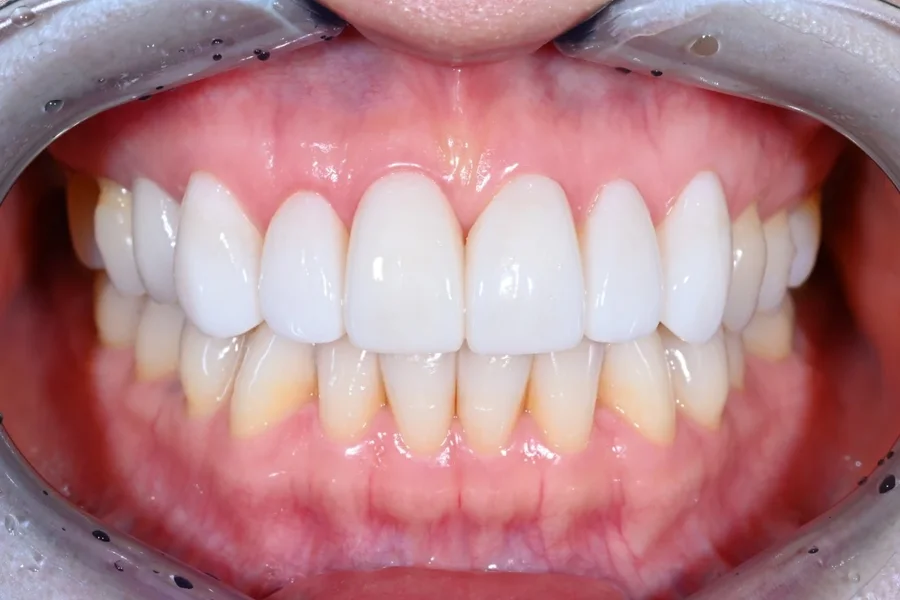
#> input picture assets/hp-studio/estar/d2c009A.webp, 900 x 600 px, given in place of tmjDevice.jpg, which was not available
$ python make2.py
#> lines starting #> are read from the running program, lines starting #| are printed output that depends on the picture
import numpy as np, subprocess
from PIL import Image, ImageFilter, ImageOps, ImageEnhance
W,H,FPS=1920,1080,30; SCN=5.0; XF=1.2
CW,CH=2112,1188  # canvas 1.1x
def comp(im, fill=0.92):
#> called with fill = 1
    im=im.convert('RGB')
#> im: PIL image 3600x2100 RGB; every value is 0
    bg=ImageOps.fit(im,(CW,CH),Image.LANCZOS).filter(ImageFilter.GaussianBlur(42))
#> bg: PIL image 2112x1188 RGB; every value is 0
    bg=ImageEnhance.Brightness(bg).enhance(.62)
    k=min(CW*fill/im.width, CH*fill/im.height); w,h=int(im.width*k),int(im.height*k)
#> after `k = min(CW * fill / im.width, CH * fill / im.height)`: k = 0.566
#> after `w, h = (int(im.width * k), int(im.height * k))`: w = 2036; h = 1188
    fg=im.resize((w,h),Image.LANCZOS).filter(ImageFilter.UnsharpMask(1.4,45,2))
#> fg: PIL image 2036x1188 RGB; every value is 0
    m=np.ones((h,w),np.float32); f=int(min(w,h)*.10)
#> after `f = int(min(w, h) * 0.1)`: f = 118
    r=np.linspace(0,1,f)**1.6
#> r = 118 values from 0 to 1
    m[:, :f]*=r[None,:]; m[:, -f:]*=r[::-1][None,:]; m[:f,:]*=r[:,None]; m[-f:,:]*=r[::-1][:,None]
    bg.paste(fg,((CW-w)//2,(CH-h)//2),Image.fromarray((m*255).astype('uint8')))
    return bg
U='up/'
src=[
 (comp(Image.open('../v5/src/tmjDevice.jpg').crop((0,900,3600,3000)),1.0),(1.10,.5,.5),(1.0,.5,.5)),
 (comp(Image.open(U+'tour8.png')),(1.0,.46,.5),(1.06,.54,.5)),
 (comp((lambda c:c.crop((70,0,c.width,c.height)))(Image.open(U+'care.png')),.94),(1.08,.5,.5),(1.0,.5,.5)),
 (comp(Image.open(U+'tour4.png')),(1.04,.54,.5),(1.04,.46,.5)),
 (comp(Image.open(U+'smile2.png'),.86),(1.0,.5,.5),(1.06,.5,.5)),
 (comp(Image.open(U+'tour5.png')),(1.06,.5,.5),(1.0,.5,.5)),
 (comp(Image.open(U+'tour1.png')),(1.0,.5,.5),(1.07,.5,.48)),
 (comp(Image.open('../v5/src/building.png'),.96),(1.02,.5,.56),(1.02,.5,.44)),
]
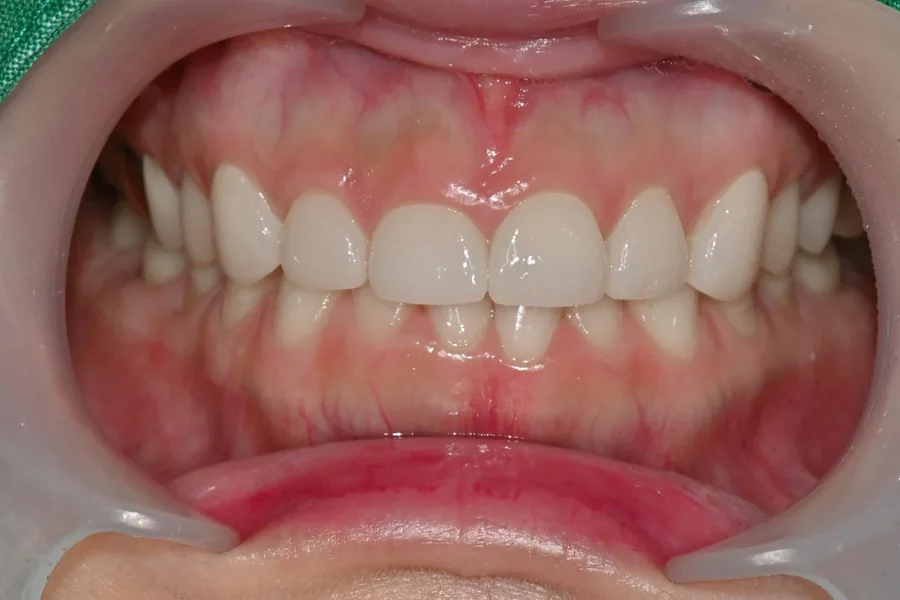
#> input picture assets/hp-studio/estar/d2c013A.webp, 900 x 600 px, given in place of tour8.png, which was not available
#> in comp, im is the input picture: PIL image 900x600 RGB; mean R, G, B 148.7, 101.3, 94.6
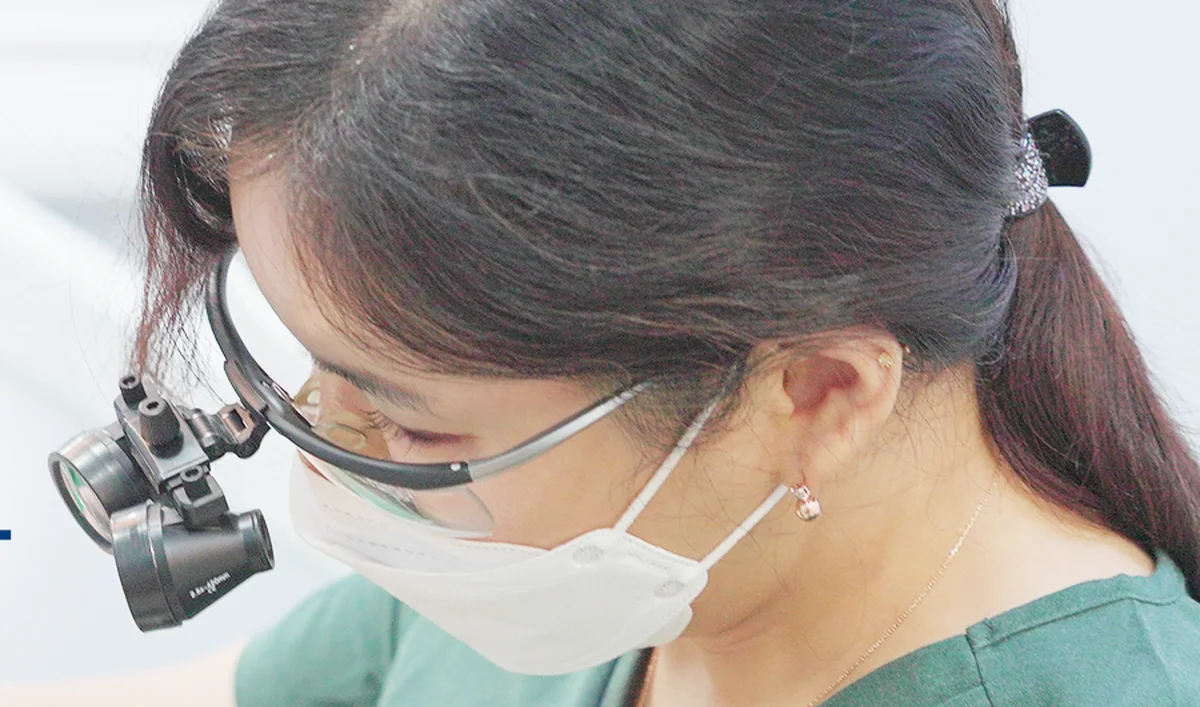
#> input picture assets/hp-studio/estar/care.webp, 1200 x 707 px, given in place of care.png, which was not available
#> call 3 of comp, with fill = 0.94
#> in comp (call 3), `im=im.convert('RGB')`:
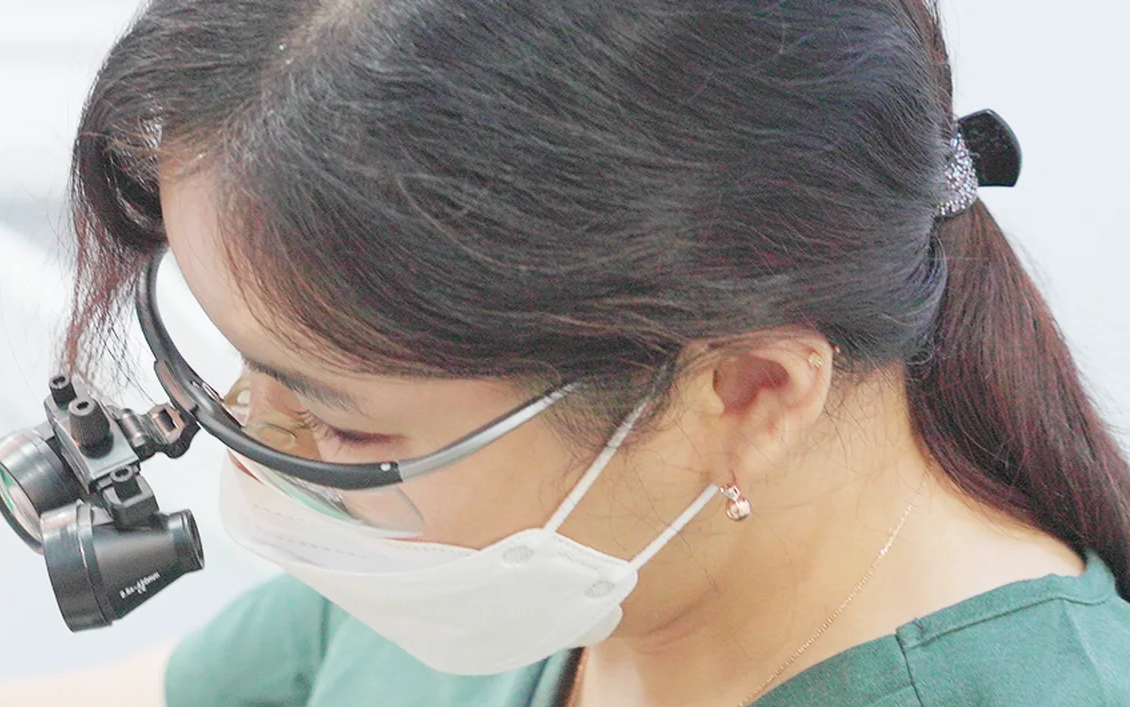
#> im: PIL image 1130x707 RGB; mean R, G, B 152.2, 146, 140.4
#> in comp (call 3), `m[-f:, :] *= r[::-1][:, None]`:
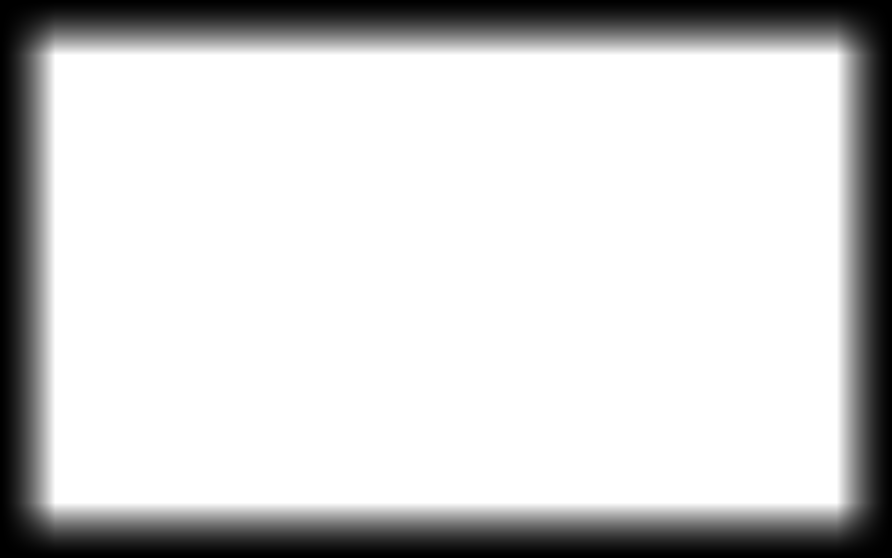
#> m: shape (1116, 1784) float32 (shown at 1/2 size); min 0, max 1, mean 0.811
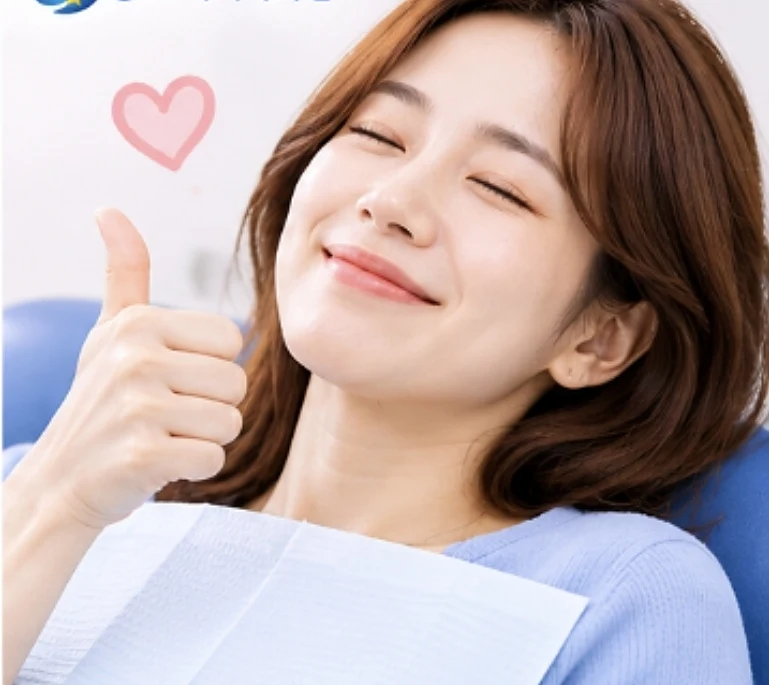
#> input picture assets/hp-studio/estar/smile2.webp, 769 x 685 px, given in place of smile2.png, which was not available
#> in comp, im is the input picture: PIL image 769x685 RGB; mean R, G, B 184, 167.8, 167.6
#> in comp (call 5), `m[-f:, :] *= r[::-1][:, None]`:
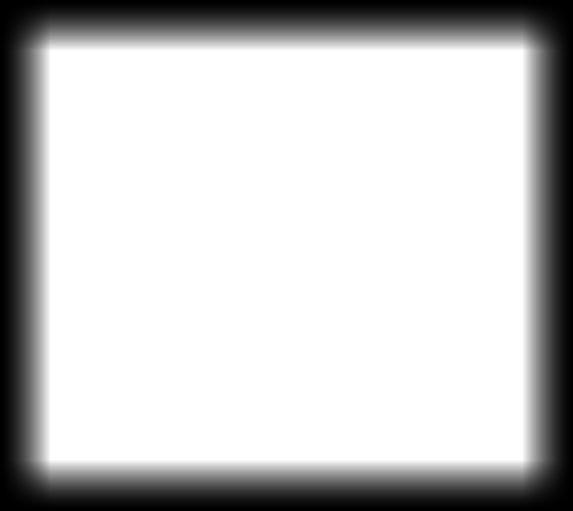
#> m: shape (1021, 1146) float32 (shown at 1/2 size); min 0, max 1, mean 0.781
#> in comp (call 5), `bg.paste(fg,((CW-w)//2,(CH-h)//2),Image.fromarray((m*255).astype('uint..`:
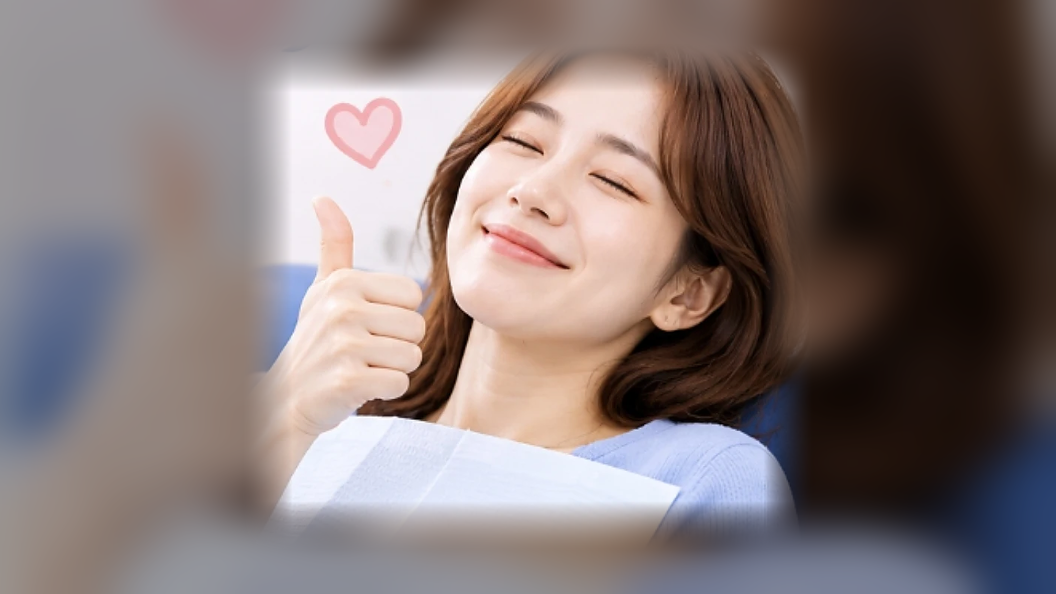
#> bg: PIL image 2112x1188 RGB (shown at 1/2 size); mean R, G, B 130.6, 117.3, 116.2
#> (the run stopped early here; a loop or call above may not have finished)
